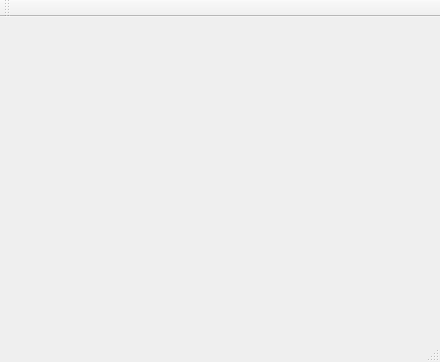
<?xml version="1.0" encoding="UTF-8"?>
<ui version="4.0">
 <class>MainWindow</class>
 <widget class="QMainWindow" name="MainWindow">
  <property name="geometry">
   <rect>
    <x>0</x>
    <y>0</y>
    <width>440</width>
    <height>362</height>
   </rect>
  </property>
  <property name="windowTitle">
   <string>MainWindow</string>
  </property>
  <widget class="QWidget" name="centralWidget"/>
  <widget class="QMenuBar" name="menuBar">
   <property name="geometry">
    <rect>
     <x>0</x>
     <y>0</y>
     <width>440</width>
     <height>22</height>
    </rect>
   </property>
  </widget>
  <widget class="QToolBar" name="mainToolBar">
   <attribute name="toolBarArea">
    <enum>TopToolBarArea</enum>
   </attribute>
   <attribute name="toolBarBreak">
    <bool>false</bool>
   </attribute>
  </widget>
  <widget class="QStatusBar" name="statusBar"/>
 </widget>
 <layoutdefault spacing="6" margin="11"/>
 <resources/>
 <connections/>
</ui>
